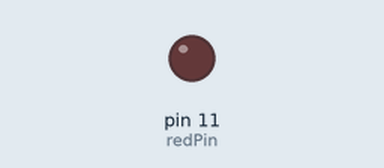
Recording of a sketch running on a simulated Arduino Uno, built with avr-gcc and run on an emulated ATmega328P. Shown: output pins drawn as LEDs (lit = HIGH).

Above: at 0.05 s.
At 9.55 s:
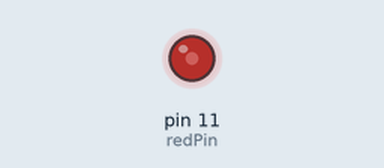
At 19.95 s:
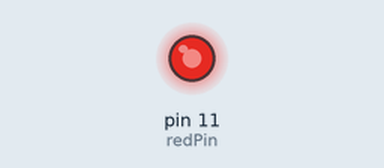
At 39.85 s:
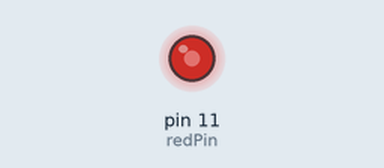
Timing chart, 0 to 40.0 s (numbered marks = the images above):
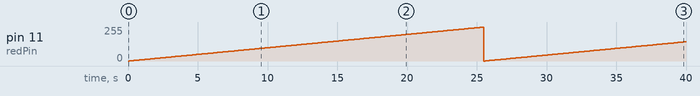

Measured:
- by itself, pin 11 (redPin): 0/255 → 1/255 at 0.10 s, → 2/255 0.10 s later, → 3/255 0.10 s later, → 4/255 0.10 s later, … (399 changes in this stretch)

The sketch:

7.analog_write_commad.ino
```cpp
// 0            255
// 0 Volts      5 Volts

int redPin = 11;

void setup() {
  // put your setup code here, to run once:
  pinMode(11, OUTPUT);

}

void loop() {
  // put your main code here, to run repeatedly:
  for(int i = 0; i < 255; i ++){
    analogWrite(redPin, i);
    delay(100);
  }


}
```
